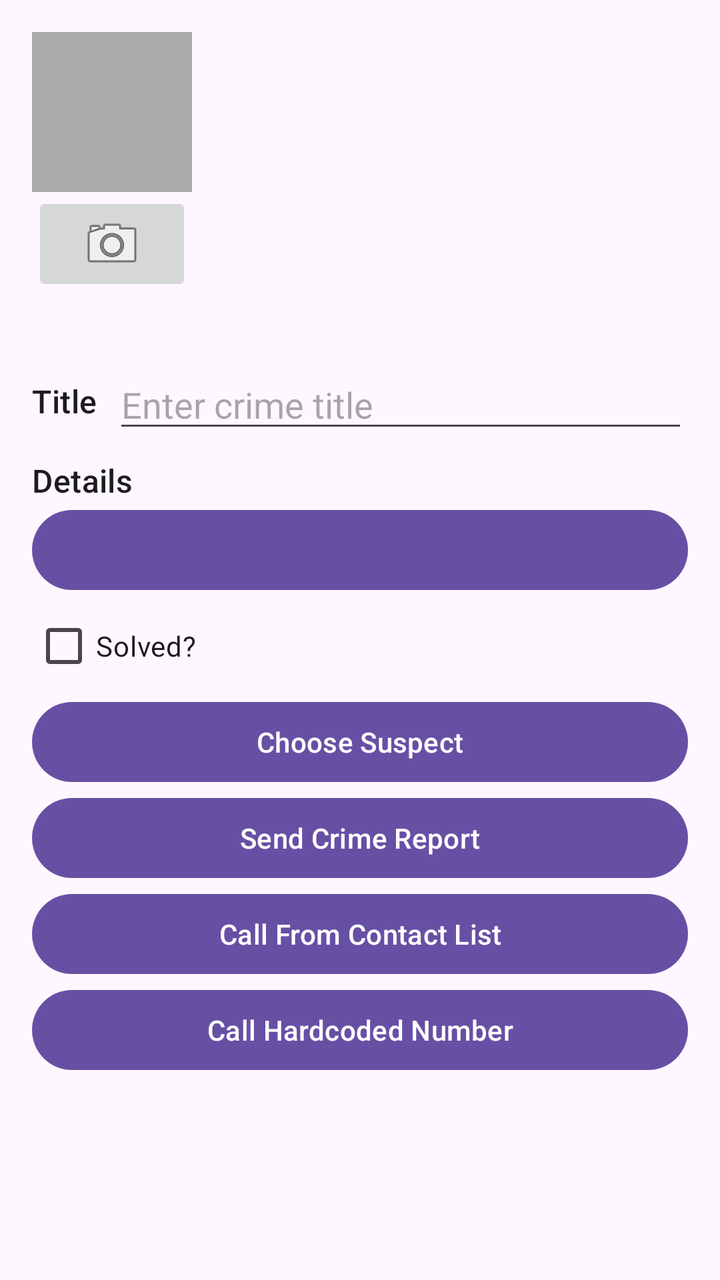
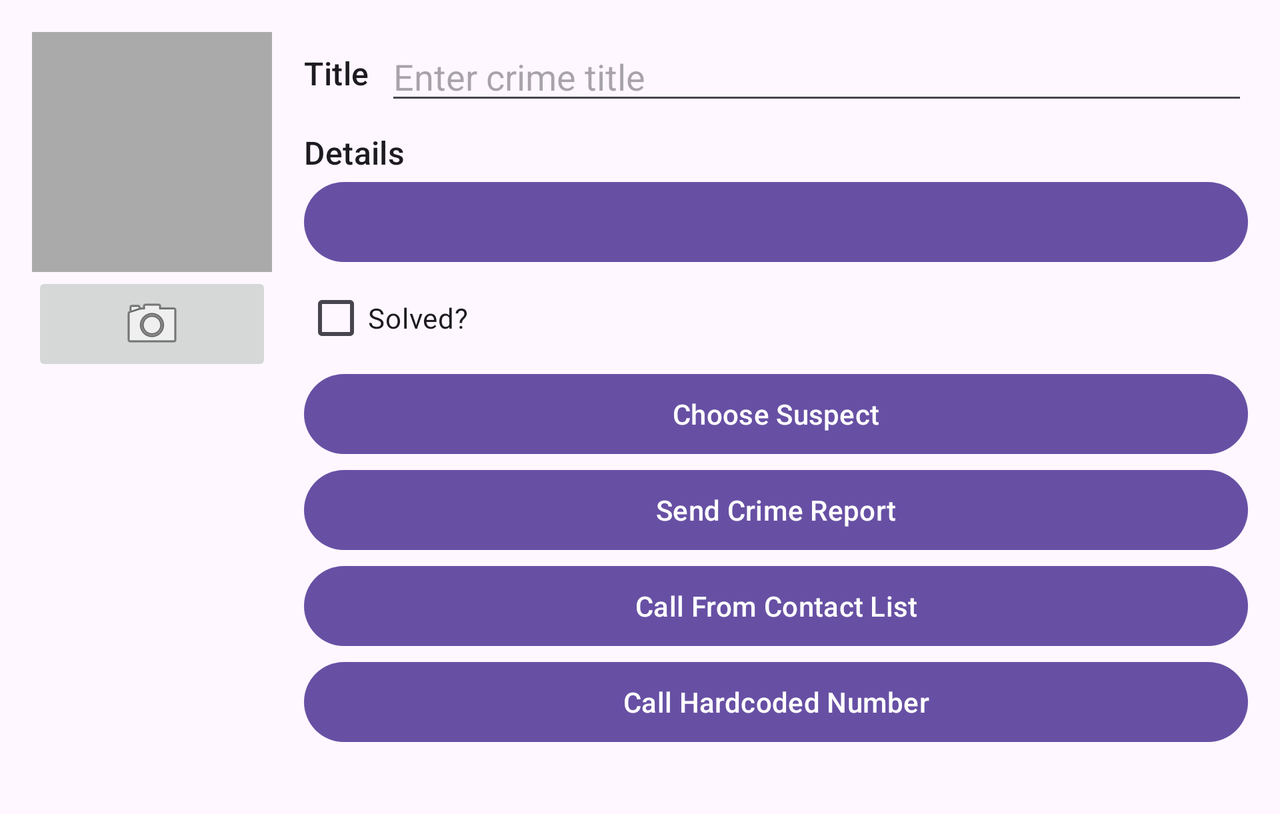

First picture: res/layout/ on a phone held upright. Second picture: the repository's own variant of that layout, on a device whose configuration matches the variant's folder. Source for both follows.
<!-- AndroidManifest.xml: application theme Theme.Criminallntent -->
<!-- res/layout/fragment_crime.xml -->
<?xml version="1.0" encoding="utf-8"?>
<androidx.core.widget.NestedScrollView 
    xmlns:android="http://schemas.android.com/apk/res/android"
    xmlns:tools="http://schemas.android.com/tools"
    xmlns:app="http://schemas.android.com/apk/res-auto"
    android:layout_width="match_parent"
    android:layout_height="match_parent"
    android:padding="16dp"
    android:clipToPadding="false"
    android:fitsSystemWindows="true">

    <LinearLayout
        android:orientation="vertical"
        android:layout_width="match_parent"
        android:layout_height="wrap_content"
        android:paddingBottom="16dp">

        <LinearLayout
            android:layout_width="match_parent"
            android:layout_height="wrap_content"
            android:orientation="horizontal"
            android:layout_marginBottom="16dp">

            <LinearLayout
                android:layout_width="wrap_content"
                android:layout_height="wrap_content"
                android:orientation="vertical">

                <ImageView
                    android:id="@+id/crime_photo"
                    android:layout_width="80dp"
                    android:layout_height="80dp"
                    android:background="@android:color/darker_gray"
                    android:cropToPadding="true"
                    android:scaleType="centerInside" />

                <ImageButton
                    android:id="@+id/crime_camera"
                    android:layout_width="match_parent"
                    android:layout_height="wrap_content"
                    android:src="@android:drawable/ic_menu_camera" />
            </LinearLayout>

        </LinearLayout>

        <LinearLayout
            android:layout_width="match_parent"
            android:layout_height="wrap_content"
            android:orientation="horizontal"
            android:layout_marginTop="16dp"
            android:gravity="center_vertical">

            <TextView
                android:layout_width="wrap_content"
                android:layout_height="wrap_content"
                android:text="@string/crime_title_label"
                android:textAppearance="?android:attr/textAppearanceListItem"
                android:layout_marginEnd="8dp" />

            <EditText
                android:id="@+id/crime_title"
                android:layout_width="0dp"
                android:layout_height="wrap_content"
                android:layout_weight="1"
                android:hint="@string/crime_title_hint"
                android:inputType="text" />
        </LinearLayout>

        <TextView
            android:layout_width="match_parent"
            android:layout_height="wrap_content"
            android:textAppearance="?android:attr/textAppearanceListItem"
            android:text="@string/crime_details_label"
            android:layout_marginTop="8dp" />

        <Button
            android:id="@+id/crime_date"
            android:layout_width="match_parent"
            android:layout_height="wrap_content" />

        <CheckBox
            android:id="@+id/crime_solved"
            android:layout_width="match_parent"
            android:layout_height="wrap_content"
            android:text="@string/crime_solved_label" />

        <Button
            android:id="@+id/crime_suspect"
            android:layout_width="match_parent"
            android:layout_height="wrap_content"
            android:text="@string/crime_suspect_text" />

        <Button
            android:id="@+id/crime_report"
            android:layout_width="match_parent"
            android:layout_height="wrap_content"
            android:text="@string/crime_report_text" />

        <Button
            android:id="@+id/call_contact_button"
            android:layout_width="match_parent"
            android:layout_height="wrap_content"
            android:text="@string/call_from_contact_list" />

        <Button
            android:id="@+id/call_hardcoded_button"
            android:layout_width="match_parent"
            android:layout_height="wrap_content"
            android:text="@string/call_hardcoded_number" />

    </LinearLayout>

</androidx.core.widget.NestedScrollView>
<!-- resources referenced by this layout -->
<resources>
  <string name="call_from_contact_list">Call From Contact List</string>
  <string name="call_hardcoded_number">Call Hardcoded Number</string>
  <string name="crime_details_label">Details</string>
  <string name="crime_report_text">Send Crime Report</string>
  <string name="crime_solved_label">Solved?</string>
  <string name="crime_suspect_text">Choose Suspect</string>
  <string name="crime_title_hint">Enter crime title</string>
  <string name="crime_title_label">Title</string>
  <style name="Theme.Criminallntent" parent="Base.Theme.Criminallntent" />
  <style name="Base.Theme.Criminallntent" parent="Theme.Material3.DayNight">
          
          
      </style>
</resources>
<!-- res/layout-land/fragment_crime.xml (the repository's variant of the layout above) -->
<!-- drawn on the phone turned sideways -->
<?xml version="1.0" encoding="utf-8"?>
<androidx.core.widget.NestedScrollView 
    xmlns:android="http://schemas.android.com/apk/res/android"
    xmlns:tools="http://schemas.android.com/tools"
    xmlns:app="http://schemas.android.com/apk/res-auto"
    android:layout_width="match_parent"
    android:layout_height="match_parent"
    android:padding="16dp"
    android:clipToPadding="false"
    android:fitsSystemWindows="true">

    
    
    
    <LinearLayout
        android:orientation="horizontal"
        android:layout_width="match_parent"
        android:layout_height="wrap_content"
        android:paddingBottom="16dp">

        <LinearLayout
            android:layout_width="wrap_content"
            android:layout_height="wrap_content"
            android:orientation="vertical"
            android:layout_marginEnd="16dp">

            <ImageView
                android:id="@+id/crime_photo"
                android:layout_width="120dp"
                android:layout_height="120dp"
                android:background="@android:color/darker_gray"
                android:cropToPadding="true"
                android:scaleType="centerInside" />

            <ImageButton
                android:id="@+id/crime_camera"
                android:layout_width="match_parent"
                android:layout_height="wrap_content"
                android:src="@android:drawable/ic_menu_camera" />
        </LinearLayout>

        <LinearLayout
            android:layout_width="0dp"
            android:layout_height="wrap_content"
            android:layout_weight="1"
            android:orientation="vertical">

            
            
            
            <LinearLayout
                android:layout_width="match_parent"
                android:layout_height="wrap_content"
                android:orientation="horizontal"
                android:gravity="center_vertical">

                <TextView
                    android:layout_width="wrap_content"
                    android:layout_height="wrap_content"
                    android:text="@string/crime_title_label"
                    android:textAppearance="?android:attr/textAppearanceListItem"
                    android:layout_marginEnd="8dp" />

                <EditText
                    android:id="@+id/crime_title"
                    android:layout_width="0dp"
                    android:layout_height="wrap_content"
                    android:layout_weight="1"
                    android:hint="@string/crime_title_hint"
                    android:inputType="text" />
            </LinearLayout>

            <TextView
                android:layout_width="match_parent"
                android:layout_height="wrap_content"
                android:textAppearance="?android:attr/textAppearanceListItem"
                android:text="@string/crime_details_label"
                android:layout_marginTop="8dp" />

            <Button
                android:id="@+id/crime_date"
                android:layout_width="match_parent"
                android:layout_height="wrap_content" />

            <CheckBox
                android:id="@+id/crime_solved"
                android:layout_width="match_parent"
                android:layout_height="wrap_content"
                android:text="@string/crime_solved_label" />

            <Button
                android:id="@+id/crime_suspect"
                android:layout_width="match_parent"
                android:layout_height="wrap_content"
                android:text="@string/crime_suspect_text" />

            <Button
                android:id="@+id/crime_report"
                android:layout_width="match_parent"
                android:layout_height="wrap_content"
                android:text="@string/crime_report_text" />

            <Button
                android:id="@+id/call_contact_button"
                android:layout_width="match_parent"
                android:layout_height="wrap_content"
                android:text="@string/call_from_contact_list" />

            <Button
                android:id="@+id/call_hardcoded_button"
                android:layout_width="match_parent"
                android:layout_height="wrap_content"
                android:text="@string/call_hardcoded_number" />

        </LinearLayout>
    </LinearLayout>
</androidx.core.widget.NestedScrollView>
